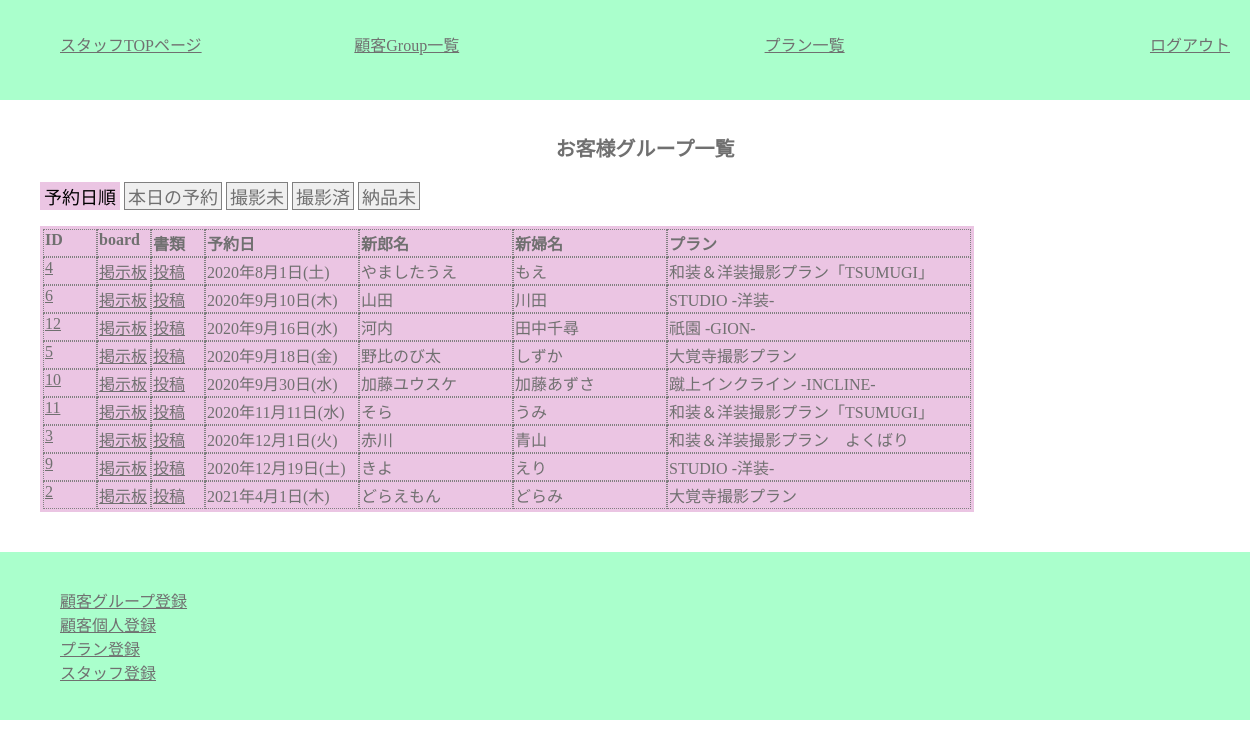
Screenshot of /staff/c_group_list.php (signed in) with the database file from the repository.
### tables this page shows
CREATE TABLE `customers` (
  `c_id` varchar(32) NOT NULL,
  `c_group_id` int(11) NOT NULL,
  `c_name` varchar(32) NOT NULL,
  `c_pass` varchar(64) NOT NULL,
  `c_mail` varchar(64) NOT NULL,
  `c_tell` varchar(11) NOT NULL,
  `c_zip` char(7) NOT NULL,
  `c_address` varchar(64) NOT NULL,
  `c_gender` tinyint(1) NOT NULL
);

CREATE TABLE `c_groups` (
  `c_group_id` int(11) NOT NULL,
  `p_id` int(11) NOT NULL,
  `reserve_day` date NOT NULL,
  `reserve_time` time NOT NULL,
  `estimate` tinyint(1) NOT NULL,
  `invoce` tinyint(1) NOT NULL,
  `payment` tinyint(1) NOT NULL,
  `d_product` tinyint(1) NOT NULL,
  `new_zip` char(7) NOT NULL,
  `new_address` varchar(64) NOT NULL,
  `before2days` tinyint(1) NOT NULL DEFAULT 0,
  `make_reh` tinyint(1) NOT NULL DEFAULT 0,
  `cos_fixed` tinyint(1) NOT NULL DEFAULT 0,
  `cos_fitting` tinyint(1) NOT NULL DEFAULT 0,
  `place_fixed` tinyint(1) NOT NULL DEFAULT 0,
  `s_id` varchar(32) NOT NULL,
  `limit_over` tinyint(1) NOT NULL
);

CREATE TABLE `plans` (
  `p_id` int(11) NOT NULL,
  `p_name` varchar(32) NOT NULL,
  `p_wear` varchar(32) NOT NULL
);

### class/meeting.class.php (called while the page is built, shortened)
<?php
class Meeting{
	public $pdo;
	public function __construct(){
		$host  = "localhost";
		$dbname= "meeting_app";
		$dbuser= "root";
		$dbpass= "";
		$dsn = "mysql:host={$host};dbname={$dbname};charset=utf8";
		$this->pdo = new PDO($dsn,$dbuser,$dbpass);
	}
	public function getGroomBrideGrouopAllDate() {
		$sql  ="SELECT groom.c_name AS g_name,bride.c_name AS b_name, ";
		$sql .="reserve_day,p_name,c_groups.c_group_id AS group_id,d_product,payment,limit_over ";
		$sql .="FROM customers AS groom,customers AS bride,c_groups,plans ";
		$sql .="WHERE c_groups.c_group_id=groom.c_group_id ";
		$sql .="AND c_groups.c_group_id=bride.c_group_id ";
		$sql .="AND c_groups.p_id=plans.p_id ";
		$sql .="AND groom.c_gender=0 AND bride.c_gender=1 ";
		$sql .="ORDER BY reserve_day";
		$row = $this->pdo->query($sql);
		return $row;
	}
}
?>

### staff/c_group_list.php (the view, shortened to what this page needs)
<?php
require_once("../class/meeting.class.php");
function h($str) {
	return htmlspecialchars($str,ENT_QUOTES);
}
$obj =new Meeting();
$rows =$obj->getGroomBrideGrouopAllDate();
?>
<?php require_once("header_for_staff.php"); ?>
		<main>
			<h1>お客様グループ一覧</h1>
			<section>
				<p><button class="sort_day_btn all_day activ_page_btn">予約日順</button>
				<button class="sort_day_btn today"><a href="c_group_list_today.php">本日の予約</a></button>
				<button class="sort_day_btn feature_day"><a href="c_group_list_f.php">撮影未</a></button>
				<button class="sort_day_btn past_day"><a href="c_group_list_p.php">撮影済</a></button>
				<button class="sort_day_btn no_d"><a href="c_group_list_nd.php">納品未</a></button>
				</p>
				<div id="mainView">
					<table class="list">
					<tr>
						<th class="list_id_num">ID</th><th class="list_id_num">board</th><th class="list_id_num">書類</th>
						<th class="list_r_day">予約日</th><th class="list_c_name">新郎名</th><th class="list_c_name">新婦名</th><th class="list_p_name">プラン</th>
					</tr>
					<?php while($row=$rows->fetch(PDO::FETCH_ASSOC)): ?>
					<tr>
						<td class="list_id_num"><a href="c_group_each.php?group_id=<?php echo $row["group_id"];?>" ><?php echo $row["group_id"];?></a></td>
						<td class="list_id_num"><a href="../customer/c_board.php?group_id=<?php echo $row["group_id"];?>">掲示板</a></td>
						<td class="list_id_num"><a href="../customer/c_paymentdata.php?group_id=<?php echo $row["group_id"];?>">投稿</a></td>
						<td class="list_r_day"><?php
							$reserve_day = $row["reserve_day"];
							$week = ["日","月","火","水","木","金","土"];
							$hi = date('w', strtotime($reserve_day));
							$youbi = $week[$hi];
							$rd =  date('Y年n月j日', strtotime($reserve_day))."(".$youbi.")";
							echo h($rd);
						?></td>
						<td class="list_c_name"><?php echo h($row["g_name"]); ?></td>
						<td class="list_c_name"><?php echo h($row["b_name"]); ?></td>
						<td class="list_p_name"><?php echo h($row["p_name"]); ?></td>
					</tr>
					<?php endwhile; ?>
					</table>
				</div>
			</section>
		</main>
<?php include("footer_for_staffpage.php"); ?>

### staff/header_for_staff.php (shortened to what this page needs)
<!DOCTYPE html>
<html lang="ja">
	<head>
		<mate charset="utf-8">
		<link rel="stylesheet" href="../css/style.css">
		<link rel="stylesheet" href="https://use.fontawesome.com/releases/v5.6.4/css/all.css" />
		<link rel="stylesheet" href="https://unpkg.com/ress/dist/ress.min.css" />
	</head>
	<body>
		<header class="staff">
			<ul>
				<li><a href="staff_top.php">スタッフTOPページ</a></li>
				<li><a href="c_group_list.php">顧客Group一覧<a></li>
				<li><a href="plan_list.php">プラン一覧<a></li>
				<li><a id="logout" href="exec_staff_logout.php">ログアウト</a></li>
			</ul>
		</header>

### staff/footer_for_staffpage.php (shortened to what this page needs)
		<footer class="staff">
			<ul>
				<li><a href="c_group_id_add.php">顧客グループ登録<a></li>
				<li><a href="c_add.php">顧客個人登録<a></li>
				<li><a href="plan_add.php">プラン登録<a></li>
				<li><a href="staff_add.php">スタッフ登録<a></li>
			</ul>
		</footer>
	</body>
</html>

### css/style.css (style rules this page uses)
body { color: #707070; margin:auto; font-family: 'Noto Serif JP', serif; }
header { height: 60px; line-height:20px; background-color: #EBC5E3; text-align:center; padding:20px; }
header.staff { background-color: #afc; }
header ul { display:flex; justify-content:space-between; }
footer { background-color: #EBC5E3; padding:20px; }
footer.staff { background-color: #afc; }
main { width:100%; padding:20px; }
ul { list-style:none; }
a { color:#707070; }
h1 { font-size:20px; text-align:center; }
section { max-width:100%; margin:20px; }
table { max-width:100%; margin-bottom:20px; }
table tr { max-width:100%; display:flex; flex-direction:column; }
table tr th { text-align:left; }
table.row3 td,th { //width:33%; }
table.row2 td,th { //c_group_topのテーブルがスマホ表示ではみ出るので、一旦コメントアウト中 //width:200px; }
table.list tr { display:flex; flex-direction:row; //border:dotted 1px gray; }
table.list th,table.list td { border:dotted 1px gray; //width:200px; }
.list_id_num { width:50px; }
.list_p_name { width:300px; }
.list_p_wear,.list_r_day,.list_c_name { width:150px; }
.sort_day_btn { border:1px solid gray; //margin-left: 8px; padding: 0 3px; font-size: 18px; }
.sort_day_btn a { text-decoration:none; }
.activ_page_btn { border:solid 1px #EBC5E3; background-color:#EBC5E3; }
#mainView table { border:solid 1px #EBC5E3; background-color:#EBC5E3; }
#mainView { //display:none; }

### rows the page displays
customers: c_group.c_group_id "4", c_group.reserve_day "2020年8月1日(土)", c_name "やましたうえ", customers.c_name "もえ", plans.p_name "和装＆洋装撮影プラン「TSUMUGI」"
customers: c_group.c_group_id "6", c_group.reserve_day "2020年9月10日(木)", c_name "山田", customers.c_name "川田", plans.p_name "STUDIO -洋装-"
customers: c_group.c_group_id "12", c_group.reserve_day "2020年9月16日(水)", c_name "河内", customers.c_name "田中千尋", plans.p_name "祇園 -GION-"
customers: c_group.c_group_id "5", c_group.reserve_day "2020年9月18日(金)", c_name "野比のび太", customers.c_name "しずか", plans.p_name "大覚寺撮影プラン"
customers: c_group.c_group_id "10", c_group.reserve_day "2020年9月30日(水)", c_name "加藤ユウスケ", customers.c_name "加藤あずさ", plans.p_name "蹴上インクライン -INCLINE-"
customers: c_group.c_group_id "11", c_group.reserve_day "2020年11月11日(水)", c_name "そら", customers.c_name "うみ", plans.p_name "和装＆洋装撮影プラン「TSUMUGI」"
customers: c_group.c_group_id "3", c_group.reserve_day "2020年12月1日(火)", c_name "赤川", customers.c_name "青山", plans.p_name "和装＆洋装撮影プラン よくばり"
customers: c_group.c_group_id "9", c_group.reserve_day "2020年12月19日(土)", c_name "きよ", customers.c_name "えり", plans.p_name "STUDIO -洋装-"
customers: c_group.c_group_id "2", c_group.reserve_day "2021年4月1日(木)", c_name "どらえもん", customers.c_name "どらみ", plans.p_name "大覚寺撮影プラン"
